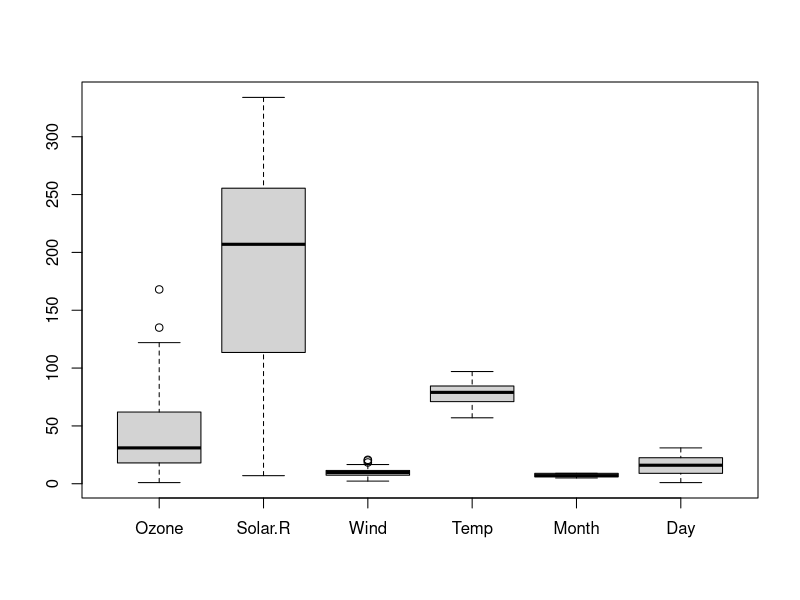

R code for this plot:
## ---- chunk 1

library(datasets)

data(airquality)

## ---- chunk 2

# Example: Inspect the first few rows of a dataset
head(airquality)
## ---- chunk 3

# Example: Get a summary of the dataset
summary(airquality)
## ---- chunk 4

# Example: Display the structure of the dataset
str(airquality)
## ---- chunk 5

library(dplyr)
library(tidyr)

# Example: Remove rows with missing values
airquality_clean <- na.omit(airquality)

head(airquality_clean)

## ---- chunk 6


# #Remove rows with NA's using na.omit()
# airquality_clean <- na.omit(airquality)
# 
# #Remove rows with NA's using complete.cases
# airquality_clean <- airquality[complete.cases(airquality),]
# 
# #Remove rows with NA's using rowSums()
# airquality_clean <- airquality[rowSums(is.na(airquality)) == 0,]
# 
# #Import the tidyr package
# library("tidyr")
# 
# #Remove rows with NA's using drop_na()
# airquality_clean <- airquality %>% drop_na()
# 
# #Remove rows that contains all NA's
# airquality_clean <-
#   airquality[rowSums(is.na(airquality)) != ncol(airquality),]
# 
# #Load the dplyr package
# library("dplyr")
# 
# #Remove rows that contains all NA's
# airquality_clean <-
#   filter(airquality, rowSums(is.na(airquality)) != ncol(airquality))
# 
# airquality_clean <- airquality %>% filter(!is.na(Ozone))


## ---- chunk 7
#| label: Boxplot of air wauality data set
#| fig-alt: "Boxplot of air wauality data set"

# Example: Visualize outliers using a boxplot
boxplot(airquality_clean)


# # Remove outliers from the 'income' variable
# airquality_clean <- airquality_clean %>%
#   filter(Ozone >= 0)

## ---- chunk 8

# # Example: Convert data from wide to long format
airquality_clean_long <- airquality_clean %>%
  gather(key = "Column_name", value = "value")   

head(airquality_clean_long)

## ---- chunk 9

# Example: Convert a variable to numeric
airquality_clean$Temp_numeric <- as.numeric(airquality_clean$Temp) 

head(airquality_clean)

## ---- chunk 10

# Example: Check summary statistics
summary(airquality_clean)

